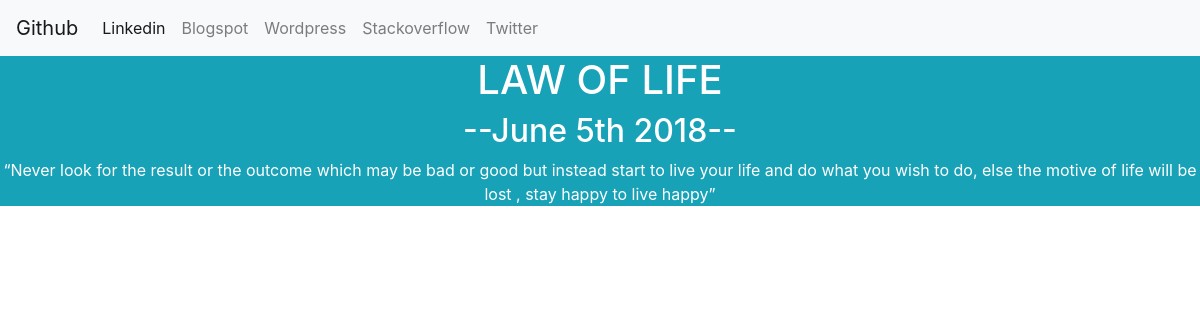
The app's page /blog/4 with its own data.
### blog/models.py (models this page shows, shortened)
class Blog(models.Model):
    title = models.CharField(max_length = 200)
    description = models.TextField()
    date = models.DateField()

### blog/views.py (the view)
# urls.py: path('<int:blog_id>',views.detail, name='detail'),
def detail(request, blog_id):
    blog = get_object_or_404(Blog, pk=blog_id)
    return render(request, 'blog/detail.html',{'blog':blog})

### blog/templates/blog/detail.html
{% extends 'generator/base.html' %}
{% block content%}
<div class="bg-info text-white text-center">
<h1 class=""text-center"">{{blog.title}}</h1>
<h2>--{{blog.date|date:'F jS Y'}}--</h2>
{{blog.description|safe}}
</div>
{% endblock %}

### records on screen
Blog: title "LAW OF LIFE", date "June 5th 2018", description "“Never look for the result or the outcome which may be bad or good but instead start to live your life and do what you wish to do, else the motive of life will be lost , stay happy to live happy”"
